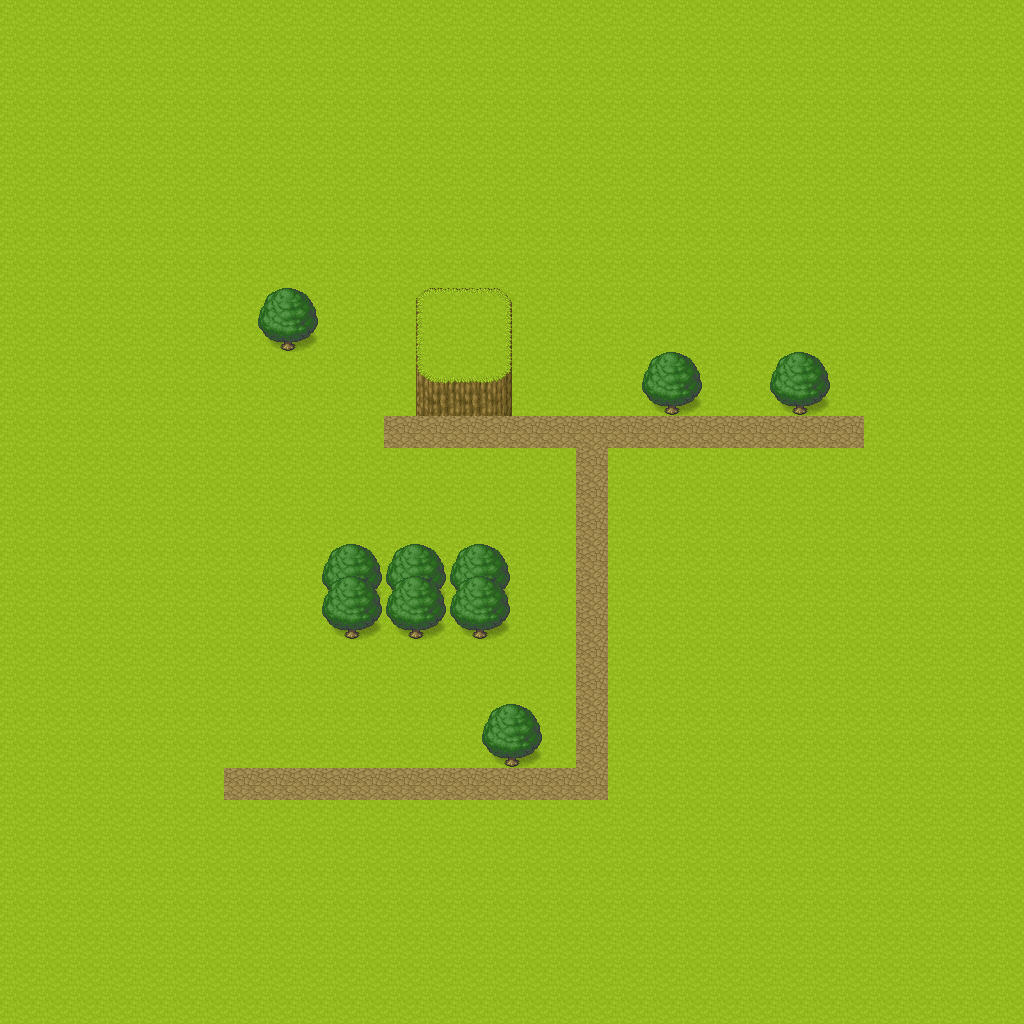

Below is a game level as drawn by its tile map, then a one-line description and the .tmx file that defines it, in full:
An orthogonal 32x32 tile map with 32x32 px tiles, 3 tile layers (ground, trees_and_rocks, collisions).

<map version="1.2" tiledversion="1.2.5" orientation="orthogonal" renderorder="right-down" width="32" height="32" tilewidth="32" tileheight="32" infinite="0" nextlayerid="5" nextobjectid="1">
 <tileset firstgid="1" source="[Base]BaseChip_pipo.tsx" />
 <layer id="1" name="ground" width="32" height="32">
  <data encoding="csv">
1,1,1,1,1,1,1,1,1,1,1,1,1,1,1,1,1,1,1,1,1,1,1,1,1,1,1,1,1,1,1,1,
1,1,1,1,1,1,1,1,1,1,1,1,1,1,1,1,1,1,1,1,1,1,1,1,1,1,1,1,1,1,1,1,
1,1,1,1,1,1,1,1,1,1,1,1,1,1,1,1,1,1,1,1,1,1,1,1,1,1,1,1,1,1,1,1,
1,1,1,1,1,1,1,1,1,1,1,1,1,1,1,1,1,1,1,1,1,1,1,1,1,1,1,1,1,1,1,1,
1,1,1,1,1,1,1,1,1,1,1,1,1,1,1,1,1,1,1,1,1,1,1,1,1,1,1,1,1,1,1,1,
1,1,1,1,1,1,1,1,1,1,1,1,1,1,1,1,1,1,1,1,1,1,1,1,1,1,1,1,1,1,1,1,
1,1,1,1,1,1,1,1,1,1,1,1,1,1,1,1,1,1,1,1,1,1,1,1,1,1,1,1,1,1,1,1,
1,1,1,1,1,1,1,1,1,1,1,1,1,1,1,1,1,1,1,1,1,1,1,1,1,1,1,1,1,1,1,1,
1,1,1,1,1,1,1,1,1,1,1,1,1,1,1,1,1,1,1,1,1,1,1,1,1,1,1,1,1,1,1,1,
1,1,1,1,1,1,1,1,1,1,1,1,1,1,1,1,1,1,1,1,1,1,1,1,1,1,1,1,1,1,1,1,
1,1,1,1,1,1,1,1,1,1,1,1,1,1,1,1,1,1,1,1,1,1,1,1,1,1,1,1,1,1,1,1,
1,1,1,1,1,1,1,1,1,1,1,1,1,1,1,1,1,1,1,1,1,1,1,1,1,1,1,1,1,1,1,1,
1,1,1,1,1,1,1,1,1,1,1,1,1,1,1,1,1,1,1,1,1,1,1,1,1,1,1,1,1,1,1,1,
1,1,1,1,1,1,1,1,1,1,1,1,6,6,6,6,6,6,6,6,6,6,6,6,6,6,6,1,1,1,1,1,
1,1,1,1,1,1,1,1,1,1,1,1,1,1,1,1,1,1,6,1,1,1,1,1,1,1,1,1,1,1,1,1,
1,1,1,1,1,1,1,1,1,1,1,1,1,1,1,1,1,1,6,1,1,1,1,1,1,1,1,1,1,1,1,1,
1,1,1,1,1,1,1,1,1,1,1,1,1,1,1,1,1,1,6,1,1,1,1,1,1,1,1,1,1,1,1,1,
1,1,1,1,1,1,1,1,1,1,1,1,1,1,1,1,1,1,6,1,1,1,1,1,1,1,1,1,1,1,1,1,
1,1,1,1,1,1,1,1,1,1,1,1,1,1,1,1,1,1,6,1,1,1,1,1,1,1,1,1,1,1,1,1,
1,1,1,1,1,1,1,1,1,1,1,1,1,1,1,1,1,1,6,1,1,1,1,1,1,1,1,1,1,1,1,1,
1,1,1,1,1,1,1,1,1,1,1,1,1,1,1,1,1,1,6,1,1,1,1,1,1,1,1,1,1,1,1,1,
1,1,1,1,1,1,1,1,1,1,1,1,1,1,1,1,1,1,6,1,1,1,1,1,1,1,1,1,1,1,1,1,
1,1,1,1,1,1,1,1,1,1,1,1,1,1,1,1,1,1,6,1,1,1,1,1,1,1,1,1,1,1,1,1,
1,1,1,1,1,1,1,1,1,1,1,1,1,1,1,1,1,1,6,1,1,1,1,1,1,1,1,1,1,1,1,1,
1,1,1,1,1,1,1,6,6,6,6,6,6,6,6,6,6,6,6,1,1,1,1,1,1,1,1,1,1,1,1,1,
1,1,1,1,1,1,1,1,1,1,1,1,1,1,1,1,1,1,1,1,1,1,1,1,1,1,1,1,1,1,1,1,
1,1,1,1,1,1,1,1,1,1,1,1,1,1,1,1,1,1,1,1,1,1,1,1,1,1,1,1,1,1,1,1,
1,1,1,1,1,1,1,1,1,1,1,1,1,1,1,1,1,1,1,1,1,1,1,1,1,1,1,1,1,1,1,1,
1,1,1,1,1,1,1,1,1,1,1,1,1,1,1,1,1,1,1,1,1,1,1,1,1,1,1,1,1,1,1,1,
1,1,1,1,1,1,1,1,1,1,1,1,1,1,1,1,1,1,1,1,1,1,1,1,1,1,1,1,1,1,1,1,
1,1,1,1,1,1,1,1,1,1,1,1,1,1,1,1,1,1,1,1,1,1,1,1,1,1,1,1,1,1,1,1,
1,1,1,1,1,1,1,1,1,1,1,1,1,1,1,1,1,1,1,1,1,1,1,1,1,1,1,1,1,1,1,1
</data>
 </layer>
 <objectgroup id="3" name="objects" />
 <layer id="2" name="trees_and_rocks" width="32" height="32">
  <data encoding="csv">
0,0,0,0,0,0,0,0,0,0,0,0,0,0,0,0,0,0,0,0,0,0,0,0,0,0,0,0,0,0,0,0,
0,0,0,0,0,0,0,0,0,0,0,0,0,0,0,0,0,0,0,0,0,0,0,0,0,0,0,0,0,0,0,0,
0,0,0,0,0,0,0,0,0,0,0,0,0,0,0,0,0,0,0,0,0,0,0,0,0,0,0,0,0,0,0,0,
0,0,0,0,0,0,0,0,0,0,0,0,0,0,0,0,0,0,0,0,0,0,0,0,0,0,0,0,0,0,0,0,
0,0,0,0,0,0,0,0,0,0,0,0,0,0,0,0,0,0,0,0,0,0,0,0,0,0,0,0,0,0,0,0,
0,0,0,0,0,0,0,0,0,0,0,0,0,0,0,0,0,0,0,0,0,0,0,0,0,0,0,0,0,0,0,0,
0,0,0,0,0,0,0,0,0,0,0,0,0,0,0,0,0,0,0,0,0,0,0,0,0,0,0,0,0,0,0,0,
0,0,0,0,0,0,0,0,0,0,0,0,0,0,0,0,0,0,0,0,0,0,0,0,0,0,0,0,0,0,0,0,
0,0,0,0,0,0,0,0,0,0,0,0,0,0,0,0,0,0,0,0,0,0,0,0,0,0,0,0,0,0,0,0,
0,0,0,0,0,0,0,0,11,12,0,0,0,73,74,75,0,0,0,0,0,0,0,0,0,0,0,0,0,0,0,0,
0,0,0,0,0,0,0,0,19,20,0,0,0,81,1,83,0,0,0,0,0,0,0,0,0,0,0,0,0,0,0,0,
0,0,0,0,0,0,0,0,0,0,0,0,0,89,90,91,0,0,0,0,11,12,0,0,11,12,0,0,0,0,0,0,
0,0,0,0,0,0,0,0,0,0,0,0,0,97,98,99,0,0,0,0,19,20,0,0,19,20,0,0,0,0,0,0,
0,0,0,0,0,0,0,0,0,0,0,0,0,0,0,0,0,0,0,0,0,0,0,0,0,0,0,0,0,0,0,0,
0,0,0,0,0,0,0,0,0,0,0,0,0,0,0,0,0,0,0,0,0,0,0,0,0,0,0,0,0,0,0,0,
0,0,0,0,0,0,0,0,0,0,0,0,0,0,0,0,0,0,0,0,0,0,0,0,0,0,0,0,0,0,0,0,
0,0,0,0,0,0,0,0,0,0,0,0,0,0,0,0,0,0,0,0,0,0,0,0,0,0,0,0,0,0,0,0,
0,0,0,0,0,0,0,0,0,0,11,12,11,12,11,12,0,0,0,0,0,0,0,0,0,0,0,0,0,0,0,0,
0,0,0,0,0,0,0,0,0,0,27,28,27,28,27,28,0,0,0,0,0,0,0,0,0,0,0,0,0,0,0,0,
0,0,0,0,0,0,0,0,0,0,19,20,19,20,19,20,0,0,0,0,0,0,0,0,0,0,0,0,0,0,0,0,
0,0,0,0,0,0,0,0,0,0,0,0,0,0,0,0,0,0,0,0,0,0,0,0,0,0,0,0,0,0,0,0,
0,0,0,0,0,0,0,0,0,0,0,0,0,0,0,0,0,0,0,0,0,0,0,0,0,0,0,0,0,0,0,0,
0,0,0,0,0,0,0,0,0,0,0,0,0,0,0,11,12,0,0,0,0,0,0,0,0,0,0,0,0,0,0,0,
0,0,0,0,0,0,0,0,0,0,0,0,0,0,0,19,20,0,0,0,0,0,0,0,0,0,0,0,0,0,0,0,
0,0,0,0,0,0,0,0,0,0,0,0,0,0,0,0,0,0,0,0,0,0,0,0,0,0,0,0,0,0,0,0,
0,0,0,0,0,0,0,0,0,0,0,0,0,0,0,0,0,0,0,0,0,0,0,0,0,0,0,0,0,0,0,0,
0,0,0,0,0,0,0,0,0,0,0,0,0,0,0,0,0,0,0,0,0,0,0,0,0,0,0,0,0,0,0,0,
0,0,0,0,0,0,0,0,0,0,0,0,0,0,0,0,0,0,0,0,0,0,0,0,0,0,0,0,0,0,0,0,
0,0,0,0,0,0,0,0,0,0,0,0,0,0,0,0,0,0,0,0,0,0,0,0,0,0,0,0,0,0,0,0,
0,0,0,0,0,0,0,0,0,0,0,0,0,0,0,0,0,0,0,0,0,0,0,0,0,0,0,0,0,0,0,0,
0,0,0,0,0,0,0,0,0,0,0,0,0,0,0,0,0,0,0,0,0,0,0,0,0,0,0,0,0,0,0,0,
0,0,0,0,0,0,0,0,0,0,0,0,0,0,0,0,0,0,0,0,0,0,0,0,0,0,0,0,0,0,0,0
</data>
 </layer>
 <layer id="4" name="collisions" width="32" height="32">
  <data encoding="csv">
0,0,0,0,0,0,0,0,0,0,0,0,0,0,0,0,0,0,0,0,0,0,0,0,0,0,0,0,0,0,0,0,
0,0,0,0,0,0,0,0,0,0,0,0,0,0,0,0,0,0,0,0,0,0,0,0,0,0,0,0,0,0,0,0,
0,0,0,0,0,0,0,0,0,0,0,0,0,0,0,0,0,0,0,0,0,0,0,0,0,0,0,0,0,0,0,0,
0,0,0,0,0,0,0,0,0,0,0,0,0,0,0,0,0,0,0,0,0,0,0,0,0,0,0,0,0,0,0,0,
0,0,0,0,0,0,0,0,0,0,0,0,0,0,0,0,0,0,0,0,0,0,0,0,0,0,0,0,0,0,0,0,
0,0,0,0,0,0,0,0,0,0,0,0,0,0,0,0,0,0,0,0,0,0,0,0,0,0,0,0,0,0,0,0,
0,0,0,0,0,0,0,0,0,0,0,0,0,0,0,0,0,0,0,0,0,0,0,0,0,0,0,0,0,0,0,0,
0,0,0,0,0,0,0,0,0,0,0,0,0,0,0,0,0,0,0,0,0,0,0,0,0,0,0,0,0,0,0,0,
0,0,0,0,0,0,0,0,0,0,0,0,0,0,0,0,0,0,0,0,0,0,0,0,0,0,0,0,0,0,0,0,
0,0,0,0,0,0,0,0,0,0,0,0,0,0,0,0,0,0,0,0,0,0,0,0,0,0,0,0,0,0,0,0,
0,0,0,0,0,0,0,0,0,0,0,0,0,0,0,0,0,0,0,0,0,0,0,0,0,0,0,0,0,0,0,0,
0,0,0,0,0,0,0,0,0,0,0,0,0,0,0,0,0,0,0,0,0,0,0,0,0,0,0,0,0,0,0,0,
0,0,0,0,0,0,0,0,0,0,0,0,0,0,0,0,0,0,0,0,0,0,0,0,0,0,0,0,0,0,0,0,
0,0,0,0,0,0,0,0,0,0,0,0,0,0,0,0,0,0,0,0,0,0,0,0,0,0,0,0,0,0,0,0,
0,0,0,0,0,0,0,0,0,0,0,0,0,0,0,0,0,0,0,0,0,0,0,0,0,0,0,0,0,0,0,0,
0,0,0,0,0,0,0,0,0,0,0,0,0,0,0,0,0,0,0,0,0,0,0,0,0,0,0,0,0,0,0,0,
0,0,0,0,0,0,0,0,0,0,0,0,0,0,0,0,0,0,0,0,0,0,0,0,0,0,0,0,0,0,0,0,
0,0,0,0,0,0,0,0,0,0,0,0,0,0,0,0,0,0,0,0,0,0,0,0,0,0,0,0,0,0,0,0,
0,0,0,0,0,0,0,0,0,0,0,0,0,0,0,0,0,0,0,0,0,0,0,0,0,0,0,0,0,0,0,0,
0,0,0,0,0,0,0,0,0,0,0,0,0,0,0,0,0,0,0,0,0,0,0,0,0,0,0,0,0,0,0,0,
0,0,0,0,0,0,0,0,0,0,0,0,0,0,0,0,0,0,0,0,0,0,0,0,0,0,0,0,0,0,0,0,
0,0,0,0,0,0,0,0,0,0,0,0,0,0,0,0,0,0,0,0,0,0,0,0,0,0,0,0,0,0,0,0,
0,0,0,0,0,0,0,0,0,0,0,0,0,0,0,0,0,0,0,0,0,0,0,0,0,0,0,0,0,0,0,0,
0,0,0,0,0,0,0,0,0,0,0,0,0,0,0,0,0,0,0,0,0,0,0,0,0,0,0,0,0,0,0,0,
0,0,0,0,0,0,0,0,0,0,0,0,0,0,0,0,0,0,0,0,0,0,0,0,0,0,0,0,0,0,0,0,
0,0,0,0,0,0,0,0,0,0,0,0,0,0,0,0,0,0,0,0,0,0,0,0,0,0,0,0,0,0,0,0,
0,0,0,0,0,0,0,0,0,0,0,0,0,0,0,0,0,0,0,0,0,0,0,0,0,0,0,0,0,0,0,0,
0,0,0,0,0,0,0,0,0,0,0,0,0,0,0,0,0,0,0,0,0,0,0,0,0,0,0,0,0,0,0,0,
0,0,0,0,0,0,0,0,0,0,0,0,0,0,0,0,0,0,0,0,0,0,0,0,0,0,0,0,0,0,0,0,
0,0,0,0,0,0,0,0,0,0,0,0,0,0,0,0,0,0,0,0,0,0,0,0,0,0,0,0,0,0,0,0,
0,0,0,0,0,0,0,0,0,0,0,0,0,0,0,0,0,0,0,0,0,0,0,0,0,0,0,0,0,0,0,0,
0,0,0,0,0,0,0,0,0,0,0,0,0,0,0,0,0,0,0,0,0,0,0,0,0,0,0,0,0,0,0,0
</data>
 </layer>
</map>
